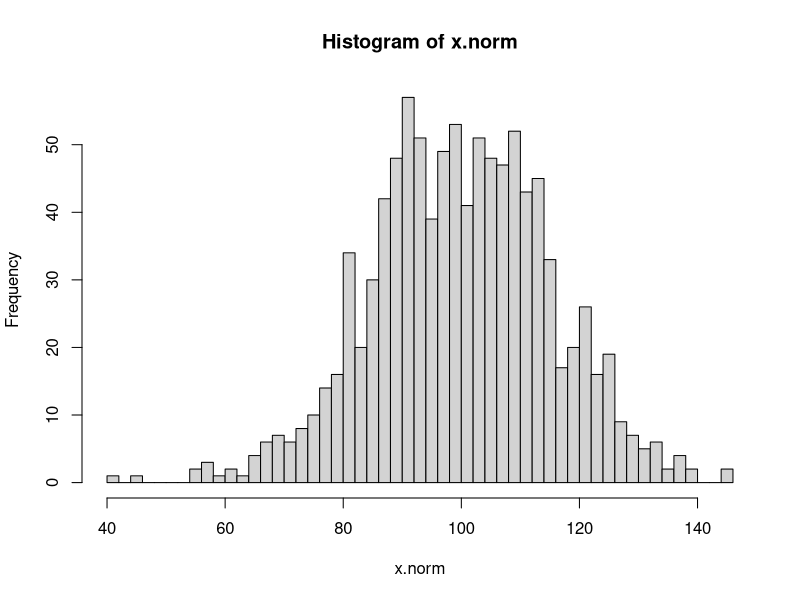
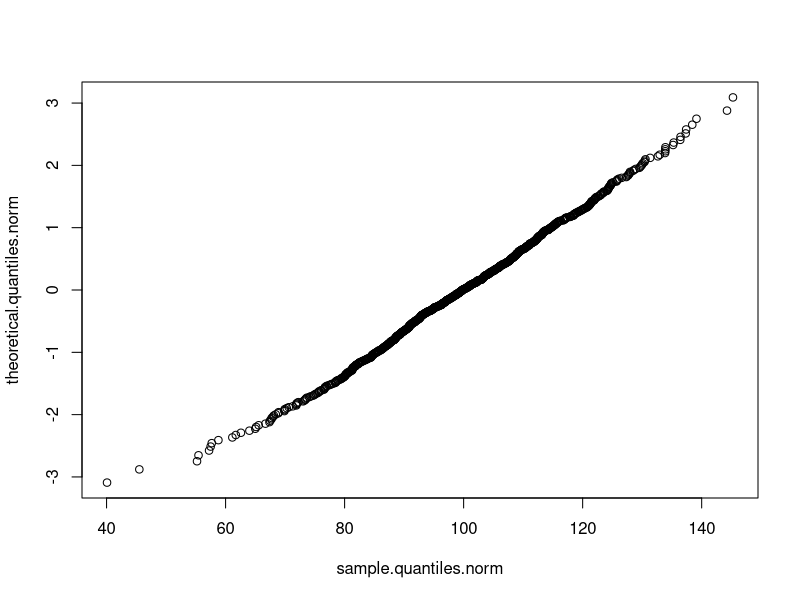
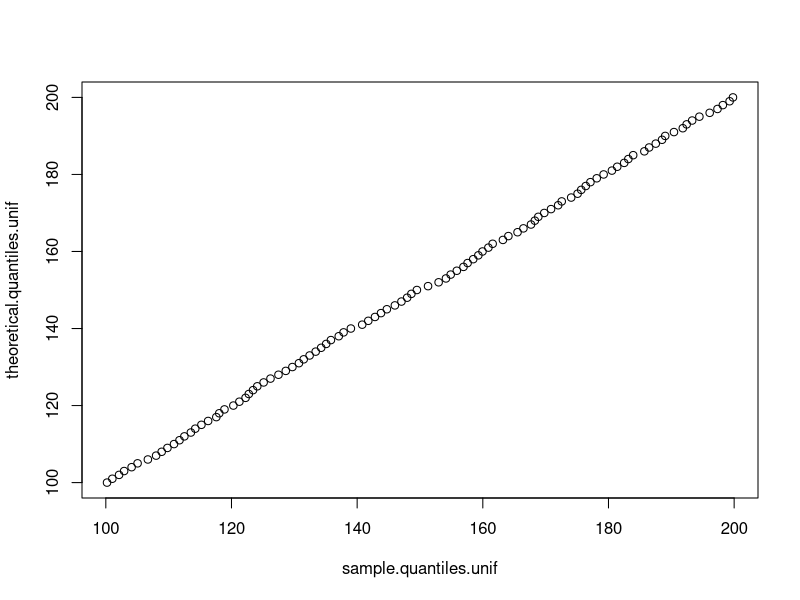
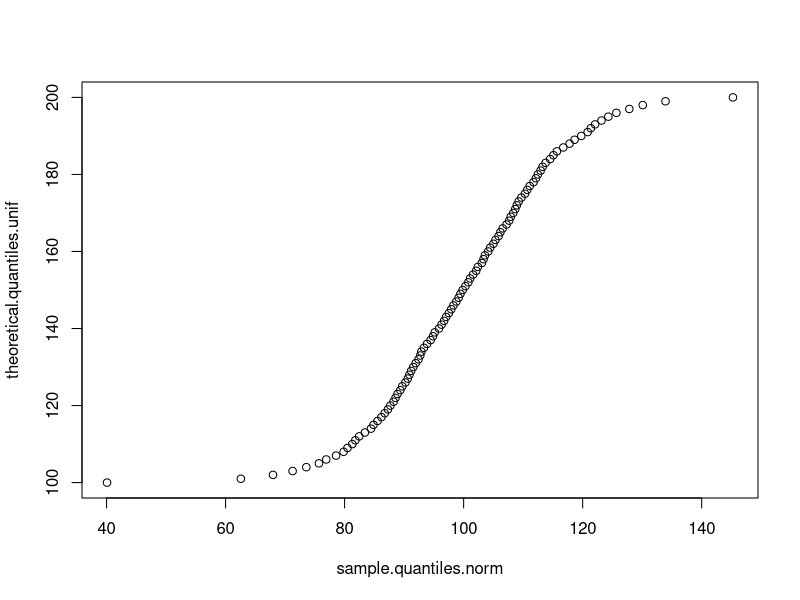
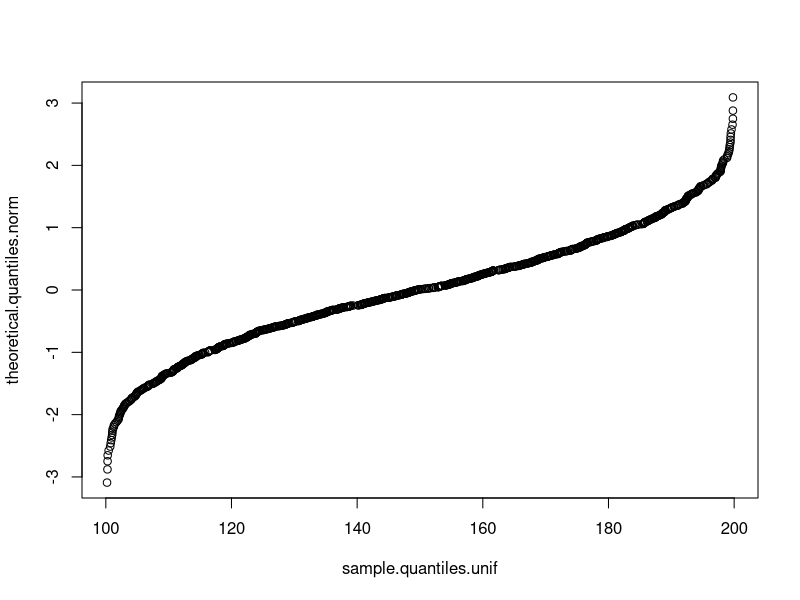

Source code (R) for these figures, in order:
x.norm = rnorm(1000, mean = 100, sd=15)
x.unif = runif(1000,min=100,max=200)  

mean(x.norm)
sd(x.norm)
hist(x.norm, breaks=50)


x.sort = sort(x.norm)
sample.quantiles.norm=x.sort


r.norm=1:1000
p.norm=r.norm/(1000+1)
theoretical.quantiles.norm=qnorm(p.norm)

plot(sample.quantiles.norm,theoretical.quantiles.norm)

x.uni.sort = sort(x.unif)
sample.quantiles.unif=x.uni.sort

r.uni=100:200
p.uni= r.uni/200
theoretical.quantiles.unif=r.uni

qqplot(sample.quantiles.unif,theoretical.quantiles.unif)


qqplot(sample.quantiles.norm,theoretical.quantiles.unif)

qqplot(sample.quantiles.unif, theoretical.quantiles.norm)
